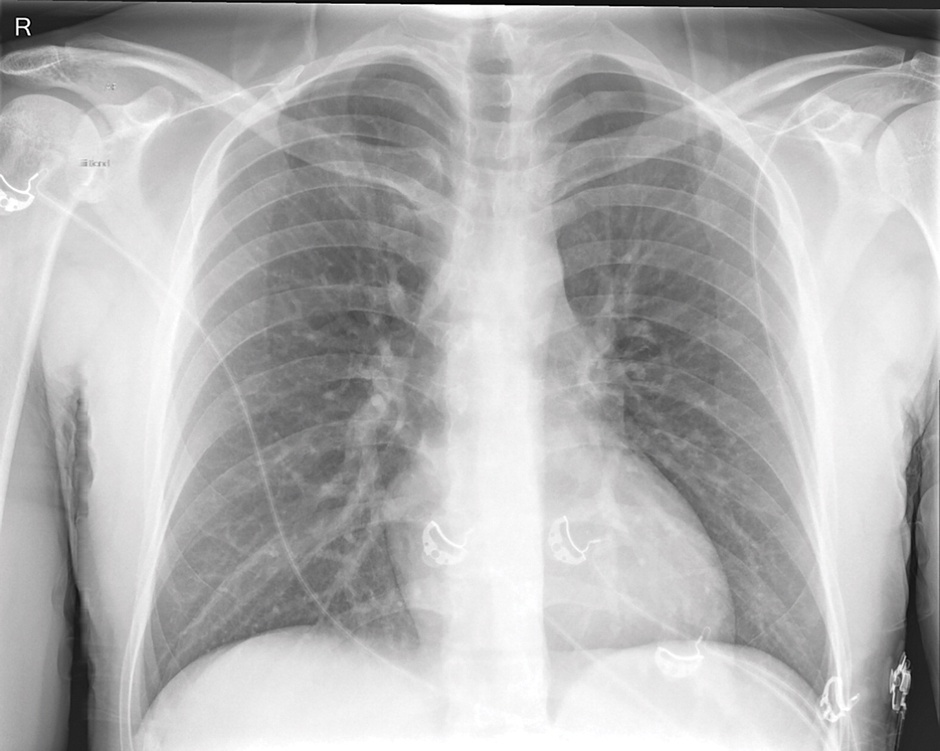
#> input picture Scripts/Images/CovidXray.jpeg, 940 x 751 px, shrunk from 1575 x 1258 before the run, found by its file name
$ python Thresholding.py
#> lines starting #> are read from the running program, lines starting #| are printed output that depends on the picture
'''
Filename: /home/atoriz98/PythonProjects/ImageProcessing/Scripts/Gray-Level_Quantization.py
Path: /home/atoriz98/PythonProjects/ImageProcessing/Scripts
Created Date: Tuesday, February 16th 2021, 6:22:39 pm
Author: Athansya

Copyright (c) 2021 Your Company
Thresholding
Is an image processing technique that consists of assigning either the value 1 or 255 depending a given threshold.
Otsu's Thresholding method is an adaptive way of assigning the finding the optimal threshold value to divide classes.
'''
# Import packages
import numpy as np
import matplotlib.pyplot as plt
import cv2

# Load image
path = '/home/atoriz98/PythonProjects/ImageProcessing/Scripts/Images/CovidXray.jpeg'
img = plt.imread(path)
#> img is the input picture: shape (751, 940, 3); mean R, G, B 178, 177.8, 177.9
img = np.asarray(img)

# Gray-scale conversion
img = cv2.cvtColor(img, cv2.COLOR_BGR2GRAY)
#> img: shape (751, 940)
plt.imshow(img, cmap='gray')
plt.axis('off')

# Function to show images
def disp_img(images, titles, fig_size, rows, cols):
    """[summary]
        Allows to display multiple images along with their title. Doesn't contain axis labels and the default cmap = 'gray'.
    Args:
        images ([array]): array containing images to be shown.
        titles ([array]): array containing titles to be shown.
        fig_size ([tuple]): tuple describing figure size, as in (15,10).
        rows ([type]): number of rows of the figure.
        cols ([type]): number of colums of the figure.
    """
    fig = plt.figure(figsize = fig_size)
    for position in range(len(images)):
        fig.add_subplot(rows,cols,position+1)
        plt.imshow(images[position], cmap='gray')
        plt.axis('off')
        plt.title(titles[position])

# Global Thresholding
global_threshold = np.copy(img)
global_threshold[global_threshold < np.floor(256/2)] = 0
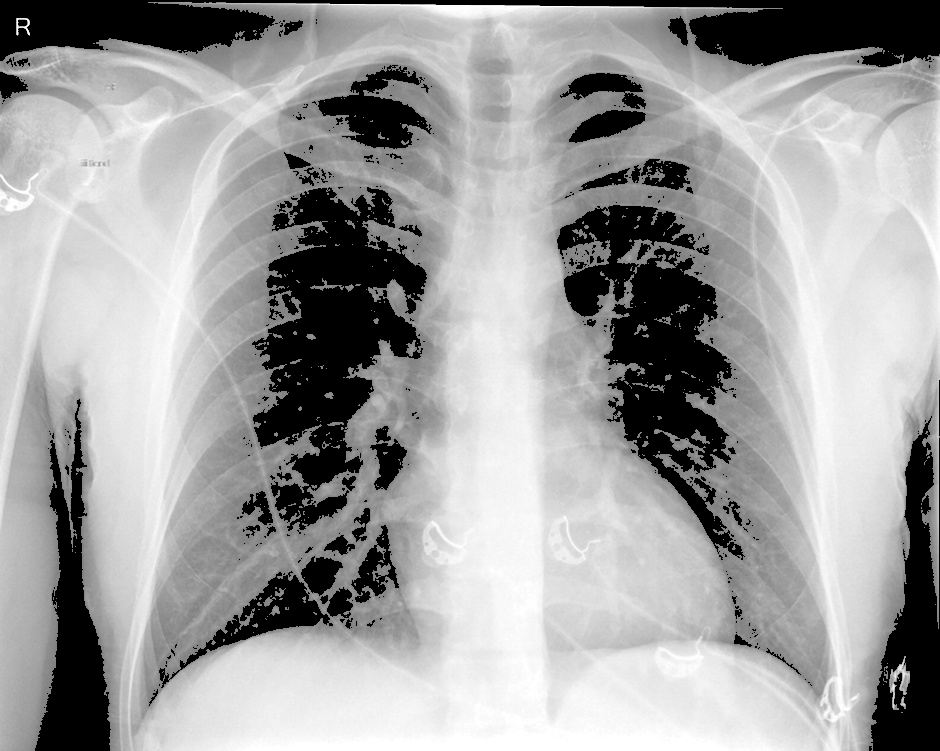
#> global_threshold: shape (751, 940); min 0, max 255, mean 160
global_threshold[global_threshold > np.floor(256/2)] = 255
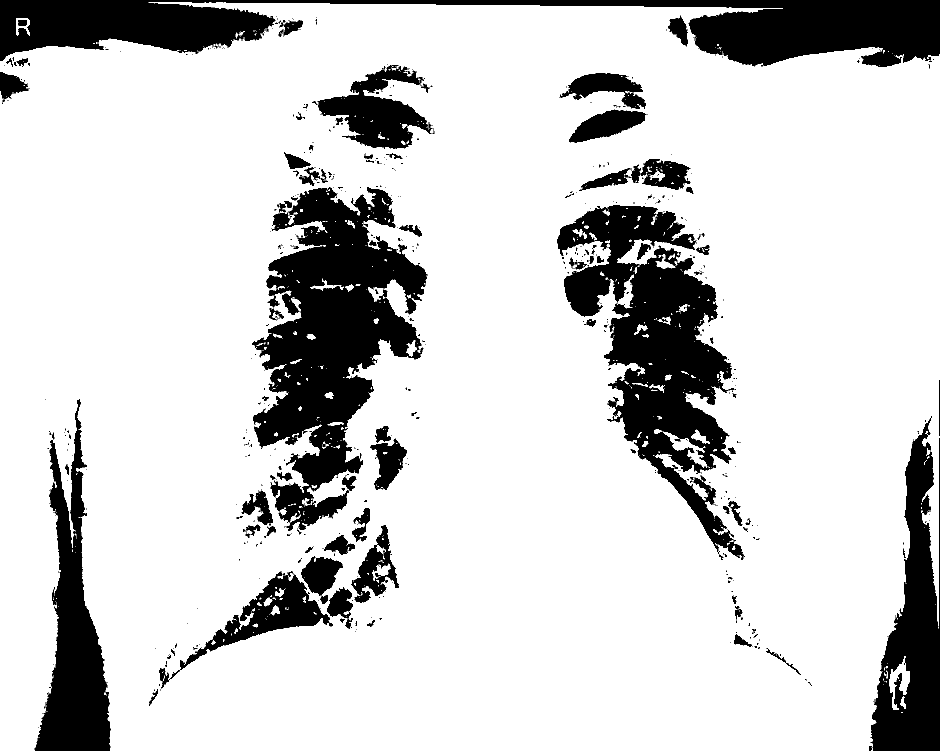
#> global_threshold: shape (751, 940); min 0, max 255, mean 208.4

# Otsu's Thresholding

# First let's obtain the histogram
hist = cv2.calcHist([img],[0],None,[256],[0,256]).astype(int)
#> hist = 256 values, max 7745 at index 234, min 19 at index 7, mean 2757.6
plt.plot(hist)

# Normalized histogram
# Technique consisting into transforming the discrete distribution of intensities into a discrete distribution of probabilities. To do so, we need to divide each value of the histogram by the number of pixels in the image.
P_i = hist/(img.shape[0]*img.shape[1])
#> P_i = 256 values, max 0.011 at index 234, min 2.69e-05 at index 7, mean 0.00391
#> (the run stopped early here; a loop or call above may not have finished)

$ run again, with Scripts/Images/BrightnessAdjustment.png saved as Scripts/Images/CovidXray.jpeg
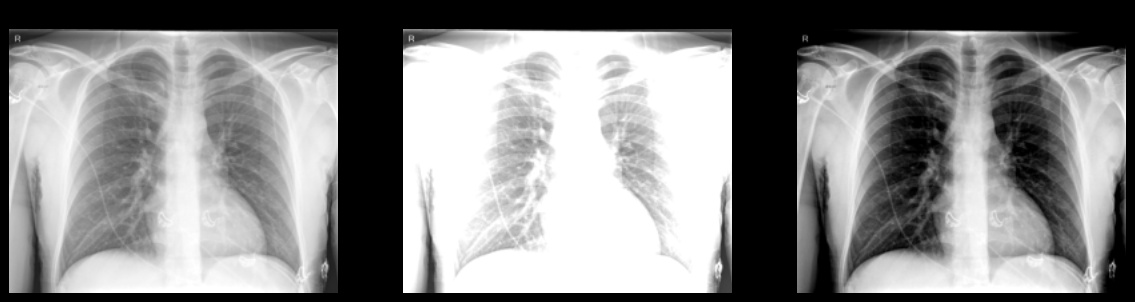
#> input picture Scripts/Images/BrightnessAdjustment.png, 1135 x 302 px, found by its file name
#> img is the input picture: shape (302, 1135, 3); min 0, max 255, mean 137.9
#> img: shape (302, 1135)
#> `global_threshold[global_threshold < np.floor(256/2)] = 0`:
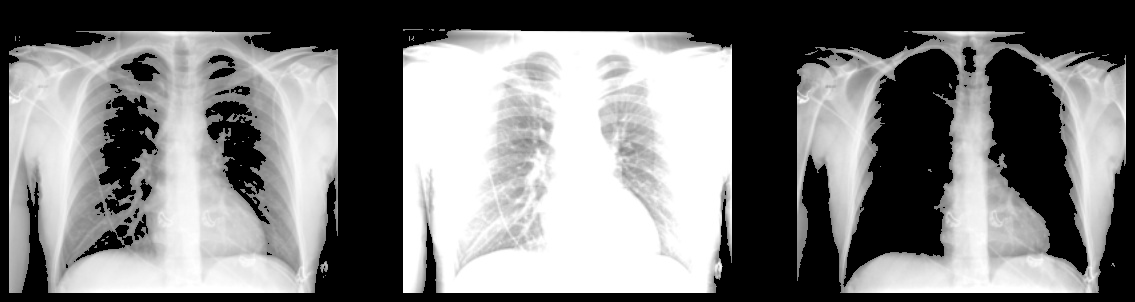
#> global_threshold: shape (302, 1135); min 0, max 255, mean 125.7
#> `global_threshold[global_threshold > np.floor(256/2)] = 255`:
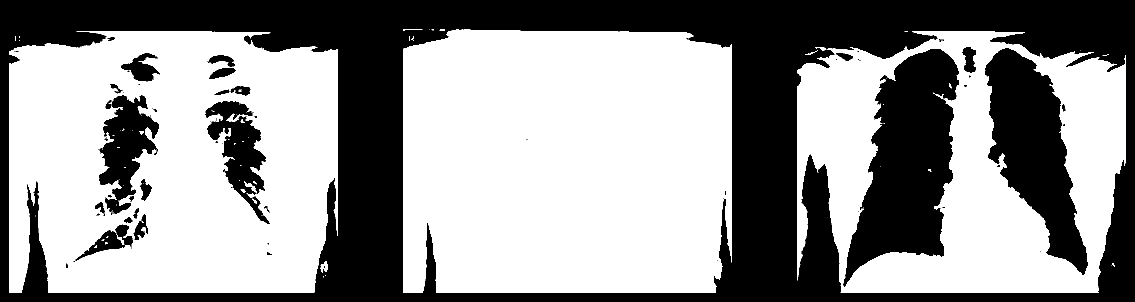
#> global_threshold: shape (302, 1135); min 0, max 255, mean 149.8
#> hist = 256 values, max 83323 at index 0, min 173 at index 9, mean 1338.9
#> P_i = 256 values, max 0.243 at index 0, min 0.000505 at index 9, mean 0.00391
